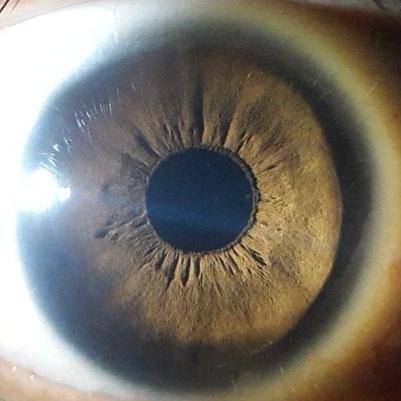
%> input picture samples/LVL.png, 401 x 401 px
$ octave Single_Test.m   (GNU Octave 9; MATLAB toolbox functions it lacks are replaced by stand-ins)
%> lines starting %> are read from the running program, lines starting %| are printed output that depends on the picture; in (x1, y1, x2, y2) boxes, pixels count from 0 and x2, y2 are one past the last pixel; in counts of white or black regions, pixels touching at a corner belong together; the program's own positions count from 1
### Matlab/change_dilation.m
function im2 = change_dilation(im1, dil, pupil_xyr, iris_xyr)
%> called with dil = 0.15, pupil_xyr = [200 200 51], iris_xyr = [196 210 181]
% Changes the dilation level in the input image im1 to the one specified by
% the variable dil [0, 1].
% Inputs pupil_xyr and iris_xyr are the circular segmentation of the iris
% image in the format: [x, y, r]
%
% This version uses masks to identify pixels that belong to the pupil and
% the iris, reducing processing time in 33%.

    % Original pupuil and iris radii:
    rp1 = pupil_xyr(3);
    ri = iris_xyr(3);

    % Output pupil radius:
    rp2 = dil*ri;

    % Slope for lineal transformation:
    m = (ri-rp1)/(ri-rp2);

    % Output image:
    [N,M,~] = size(im1);
%> N = 401; M = 401

    % Find new pupil and iris masks
    xp = pupil_xyr(1);
    yp = pupil_xyr(2);
    rp = 0.97*rp2;
    bgm = zeros(N,M,3,'uint8');
    pupil_mask = insertShape(bgm, 'FilledCircle', [xp, yp, rp], 'color', 'white', 'opacity', 1);
    iris_mask  = insertShape(bgm, 'FilledCircle', [xp, yp, ri], 'color', 'white', 'opacity', 1);
    pupil_mask = pupil_mask(:,:,1) > 0;
    iris_mask  =  iris_mask(:,:,1) > 0;
    iris_mask(pupil_mask) = 0;
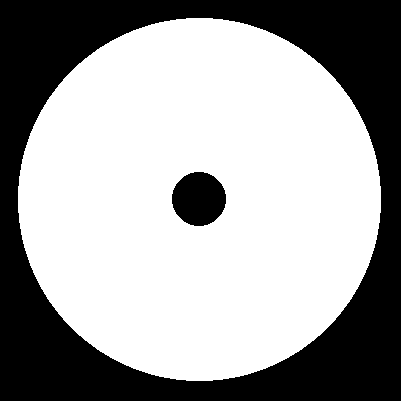
%> iris_mask: size 401x401 logical; 62.9% white; 2 black regions, box (x1, y1, x2, y2) and area: (0, 0, 401, 401) 57356, (172, 172, 226, 226) 2276

    % Create output image
    im2 = im1;

    % Sample new iris
    [v, u] = find(iris_mask);
%> v = 101169 values from 19 to 381; u = 101169 values from 19 to 381
    for i = 1:length(u)
        xp = u(i) - pupil_xyr(1);
        yp = v(i) - pupil_xyr(2);
        rp = sqrt(xp^2+yp^2);
        th = atan2(yp,xp);
        r = m*(rp-rp2)+rp1;
        x = round(r*cos(th) + pupil_xyr(1));
        y = round(r*sin(th) + pupil_xyr(2));
        im2(v(i),u(i),:) = im1(y,x,:);
    end
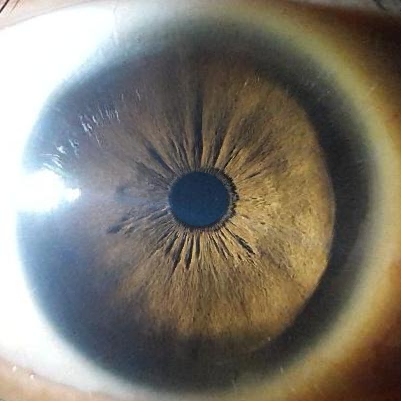
%> im2: size 401x401x3 double; mean R, G, B 0.495, 0.475, 0.433

    % Sample new pupil
    [v, u] = find(pupil_mask);
%> v = 2276 values from 173 to 226; u = 2276 values from 173 to 226
    for i = 1:length(u)
        xp = u(i) - pupil_xyr(1);
        yp = v(i) - pupil_xyr(2);
        rp = sqrt(xp^2+yp^2);
        r = rp1*rp/rp2;
        th = atan2(yp,xp);
        x = round(r*cos(th) + pupil_xyr(1));
        y = round(r*sin(th) + pupil_xyr(2));
        im2(v(i),u(i),:) = im1(y,x,:);
    end
%> im2: size 401x401x3 double; 1.41% of pixels changed, all inside (x1, y1, x2, y2) = (172, 172, 226, 226)


end

### Matlab/Single_Test.m
im1 = im2double(imread('../samples/LVL.png'));

pupil_xyr = [200, 200, 51];
iris_xyr = [196, 210, 181];

% Original Dilation Ratio (Rp/Ri):
dil1 = pupil_xyr(3)/iris_xyr(3);

% Dilation ratios of images 2 and 3:
dil2 = 0.15;
dil3 = 0.5;

% Change Dilation
tic
im2 = change_dilation(im1, dil2, pupil_xyr, iris_xyr);
im3 = change_dilation(im1, dil3, pupil_xyr, iris_xyr);
%> call 2 of change_dilation, with dil = 0.5, pupil_xyr = [200 200 51], iris_xyr = [196 210 181]
%> in change_dilation (call 2), `iris_mask(pupil_mask) = 0;`:
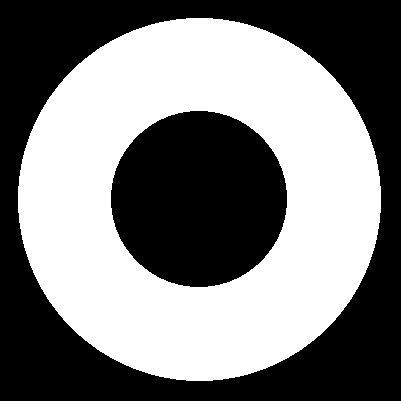
%> iris_mask: size 401x401 logical; 49.2% white; 1 white region, box (x1, y1, x2, y2) and area: (18, 18, 381, 381) 79133
%> (the run ends here)
